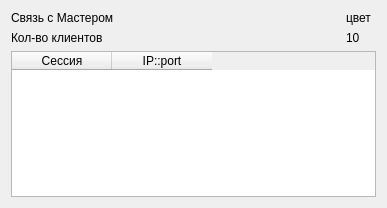
<?xml version="1.0" encoding="UTF-8"?>
<ui version="4.0">
 <class>SlaveFormClass</class>
 <widget class="QWidget" name="SlaveFormClass">
  <property name="geometry">
   <rect>
    <x>0</x>
    <y>0</y>
    <width>387</width>
    <height>208</height>
   </rect>
  </property>
  <property name="windowTitle">
   <string>Form</string>
  </property>
  <layout class="QGridLayout" name="gridLayout">
   <item row="0" column="0">
    <widget class="QLabel" name="lConnectMaster">
     <property name="text">
      <string>Связь с Мастером</string>
     </property>
    </widget>
   </item>
   <item row="0" column="1">
    <widget class="QLabel" name="lColor">
     <property name="maximumSize">
      <size>
       <width>30</width>
       <height>16777215</height>
      </size>
     </property>
     <property name="text">
      <string>цвет</string>
     </property>
    </widget>
   </item>
   <item row="1" column="0">
    <widget class="QLabel" name="lCountClient">
     <property name="text">
      <string>Кол-во клиентов</string>
     </property>
    </widget>
   </item>
   <item row="1" column="1">
    <widget class="QLabel" name="lCount">
     <property name="text">
      <string>10</string>
     </property>
    </widget>
   </item>
   <item row="2" column="0" colspan="2">
    <widget class="QTableWidget" name="table">
     <column>
      <property name="text">
       <string>Сессия</string>
      </property>
     </column>
     <column>
      <property name="text">
       <string>IP::port</string>
      </property>
     </column>
    </widget>
   </item>
  </layout>
 </widget>
 <resources/>
 <connections/>
</ui>
